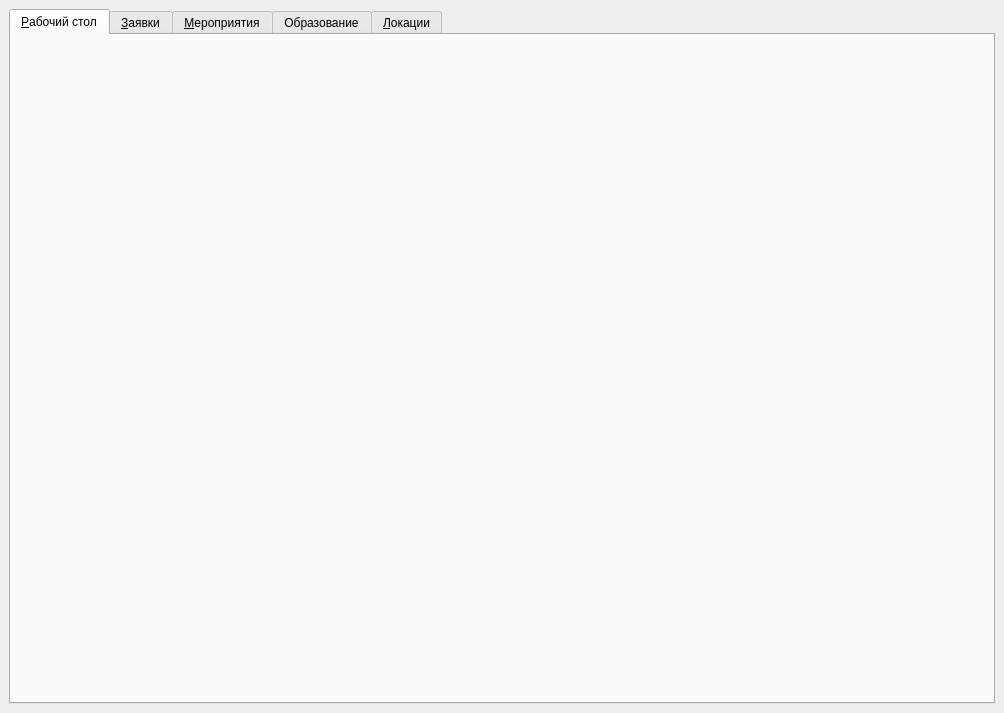
<?xml version="1.0" encoding="UTF-8"?>
<ui version="4.0">
 <class>MainWindow</class>
 <widget class="QMainWindow" name="MainWindow">
  <property name="geometry">
   <rect>
    <x>0</x>
    <y>0</y>
    <width>1004</width>
    <height>713</height>
   </rect>
  </property>
  <property name="windowTitle">
   <string>Система управления культурным центром</string>
  </property>
  <widget class="QWidget" name="centralwidget">
   <layout class="QGridLayout" name="gridLayout_4">
    <item row="0" column="0">
     <widget class="QTabWidget" name="tabWidget">
      <property name="currentIndex">
       <number>0</number>
      </property>
      <widget class="QWidget" name="tab">
       <attribute name="icon">
        <iconset>
         <normaloff>../../resourses/desktop.png</normaloff>../../resourses/desktop.png</iconset>
       </attribute>
       <attribute name="title">
        <string>&amp;Рабочий стол</string>
       </attribute>
       <layout class="QHBoxLayout" name="desktopLayout"/>
      </widget>
      <widget class="QWidget" name="assignmentsTab">
       <attribute name="icon">
        <iconset>
         <normaloff>../../resourses/work.png</normaloff>../../resourses/work.png</iconset>
       </attribute>
       <attribute name="title">
        <string>&amp;Заявки</string>
       </attribute>
       <layout class="QGridLayout" name="assignmentsLayout"/>
      </widget>
      <widget class="QWidget" name="eventsTab">
       <attribute name="icon">
        <iconset>
         <normaloff>../../resourses/event.png</normaloff>../../resourses/event.png</iconset>
       </attribute>
       <attribute name="title">
        <string>&amp;Мероприятия</string>
       </attribute>
       <layout class="QGridLayout" name="eventsLayout"/>
      </widget>
      <widget class="QWidget" name="tab_3">
       <attribute name="icon">
        <iconset>
         <normaloff>../../resourses/education.png</normaloff>../../resourses/education.png</iconset>
       </attribute>
       <attribute name="title">
        <string>Образование</string>
       </attribute>
       <layout class="QVBoxLayout" name="educationLayout">
        <item>
         <widget class="QTabWidget" name="tabWidget_2">
          <property name="currentIndex">
           <number>1</number>
          </property>
          <widget class="QWidget" name="tab_4">
           <attribute name="title">
            <string>Кружки</string>
           </attribute>
           <layout class="QVBoxLayout" name="verticalLayout"/>
          </widget>
          <widget class="QWidget" name="tab_5">
           <attribute name="title">
            <string>Расписание</string>
           </attribute>
           <layout class="QVBoxLayout" name="verticalLayout_2">
            <item>
             <layout class="QHBoxLayout" name="horizontalLayout">
              <item>
               <widget class="QPushButton" name="pushButton">
                <property name="text">
                 <string>Экспорт</string>
                </property>
                <property name="icon">
                 <iconset>
                  <normaloff>../../resourses/save.png</normaloff>../../resourses/save.png</iconset>
                </property>
               </widget>
              </item>
              <item>
               <spacer name="horizontalSpacer">
                <property name="orientation">
                 <enum>Qt::Horizontal</enum>
                </property>
                <property name="sizeHint" stdset="0">
                 <size>
                  <width>40</width>
                  <height>20</height>
                 </size>
                </property>
               </spacer>
              </item>
             </layout>
            </item>
           </layout>
          </widget>
         </widget>
        </item>
       </layout>
      </widget>
      <widget class="QWidget" name="tab_2">
       <attribute name="icon">
        <iconset>
         <normaloff>../../resourses/location.png</normaloff>../../resourses/location.png</iconset>
       </attribute>
       <attribute name="title">
        <string>&amp;Локации</string>
       </attribute>
       <layout class="QVBoxLayout" name="locationsLayout"/>
      </widget>
     </widget>
    </item>
   </layout>
  </widget>
 </widget>
 <resources/>
 <connections/>
</ui>
